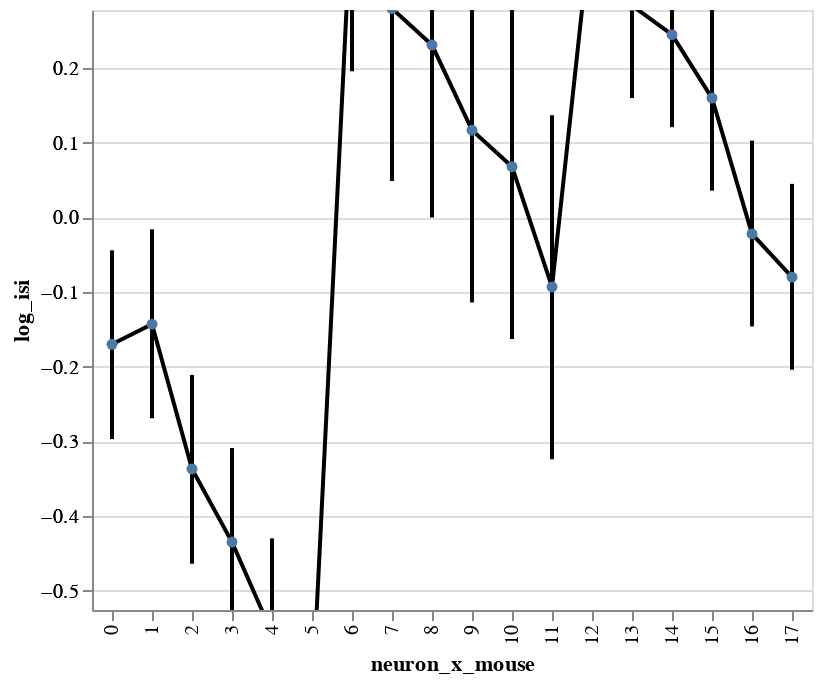

Write notebook code for a chart like this one.
### Code cell
bw.regression_charts(x='neuron_x_mouse:O').display()

### Figure 1 — Vega-Lite specification as saved in the notebook (floating-point values rounded to 4 significant figures)
{"config": {"view": {"continuousWidth": 400, "continuousHeight": 300}}, "layer": [{"mark": {"type": "rule", "clip": true, "size": 2}, "encoding": {"x": {"type": "ordinal", "field": "neuron_x_mouse"}, "y": {"type": "quantitative", "axis": {"orient": "left", "title": ""}, "field": "lower interval", "scale": {"domain": [-0.526, 0.278], "zero": true}}, "y2": {"field": "higher interval"}}}, {"mark": {"type": "line", "clip": true, "color": "black", "fill": null, "point": true}, "encoding": {"x": {"type": "ordinal", "field": "neuron_x_mouse"}, "y": {"type": "quantitative", "axis": {"orient": "left"}, "field": "center interval", "scale": {"domain": [-0.526, 0.278], "zero": true}, "title": "log_isi"}}}], "data": {"name": "data-8cd9ccfea943dcd3d66295f084e55a4f"}, "resolve": {"scale": {"y": "independent"}}, "$schema": "https://vega.github.io/schema/vega-lite/v4.8.1.json", "datasets": {"data-8cd9ccfea943dcd3d66295f084e55a4f": [{"neuron_x_mouse": 0, "center interval": -0.17, "Std.Err.": 0.065, "z": -2.642, "p": 0.008, "higher interval": -0.297, "lower interval": -0.044}, {"neuron_x_mouse": 1, "center interval": -0.143, "Std.Err.": 0.065, "z": -2.211, "p": 0.027, "higher interval": -0.269, "lower interval": -0.016}, {"neuron_x_mouse": 2, "center interval": -0.337, "Std.Err.": 0.065, "z": -5.227, "p": 0.0, "higher interval": -0.464, "lower interval": -0.211}, {"neuron_x_mouse": 3, "center interval": -0.435, "Std.Err.": 0.065, "z": -6.747, "p": 0.0, "higher interval": -0.562, "lower interval": -0.309}, {"neuron_x_mouse": 4, "center interval": -0.557, "Std.Err.": 0.065, "z": -8.633, "p": 0.0, "higher interval": -0.683, "lower interval": -0.43}, {"neuron_x_mouse": 5, "center interval": -0.653, "Std.Err.": 0.065, "z": -10.12, "p": 0.0, "higher interval": -0.779, "lower interval": -0.526}, {"neuron_x_mouse": 6, "center interval": 0.427, "Std.Err.": 0.118, "z": 3.627, "p": 0.0, "higher interval": 0.196, "lower interval": 0.657}, {"neuron_x_mouse": 7, "center interval": 0.28, "Std.Err.": 0.118, "z": 2.378, "p": 0.017, "higher interval": 0.049, "lower interval": 0.51}, {"neuron_x_mouse": 8, "center interval": 0.231, "Std.Err.": 0.118, "z": 1.962, "p": 0.05, "higher interval": 0.0, "lower interval": 0.461}, {"neuron_x_mouse": 9, "center interval": 0.117, "Std.Err.": 0.118, "z": 0.994, "p": 0.32, "higher interval": -0.114, "lower interval": 0.348}, {"neuron_x_mouse": 10, "center interval": 0.068, "Std.Err.": 0.118, "z": 0.576, "p": 0.564, "higher interval": -0.163, "lower interval": 0.298}, {"neuron_x_mouse": 11, "center interval": -0.093, "Std.Err.": 0.118, "z": -0.795, "p": 0.427, "higher interval": -0.324, "lower interval": 0.137}, {"neuron_x_mouse": 12, "center interval": 0.402, "Std.Err.": 0.063, "z": 6.347, "p": 0.0, "higher interval": 0.278, "lower interval": 0.527}, {"neuron_x_mouse": 13, "center interval": 0.284, "Std.Err.": 0.063, "z": 4.483, "p": 0.0, "higher interval": 0.16, "lower interval": 0.408}, {"neuron_x_mouse": 14, "center interval": 0.245, "Std.Err.": 0.063, "z": 3.871, "p": 0.0, "higher interval": 0.121, "lower interval": 0.37}, {"neuron_x_mouse": 15, "center interval": 0.16, "Std.Err.": 0.063, "z": 2.529, "p": 0.011, "higher interval": 0.036, "lower interval": 0.285}, {"neuron_x_mouse": 16, "center interval": -0.022, "Std.Err.": 0.063, "z": -0.342, "p": 0.732, "higher interval": -0.146, "lower interval": 0.103}, {"neuron_x_mouse": 17, "center interval": -0.08, "Std.Err.": 0.063, "z": -1.257, "p": 0.209, "higher interval": -0.204, "lower interval": 0.045}]}}
